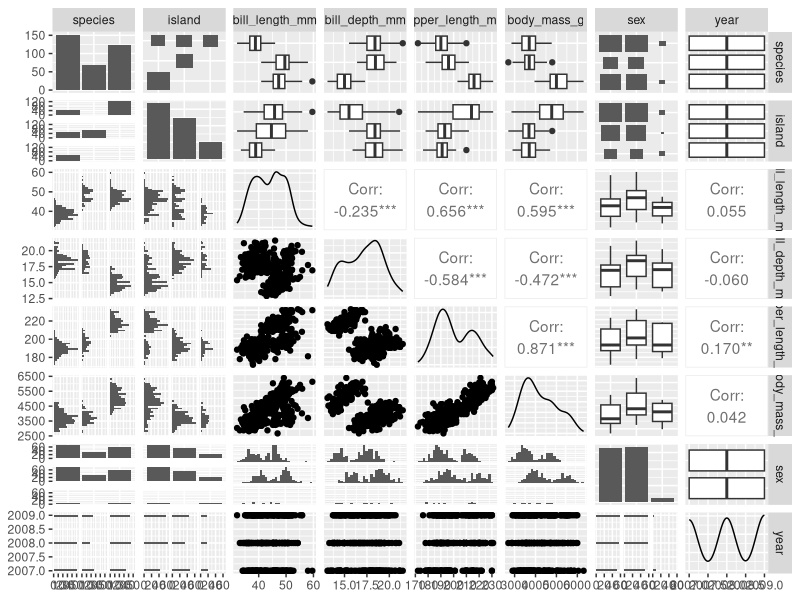
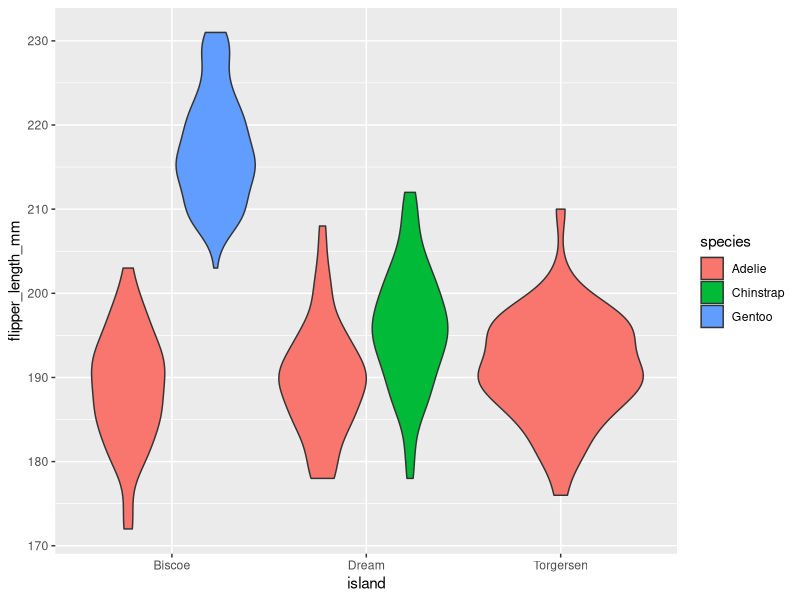
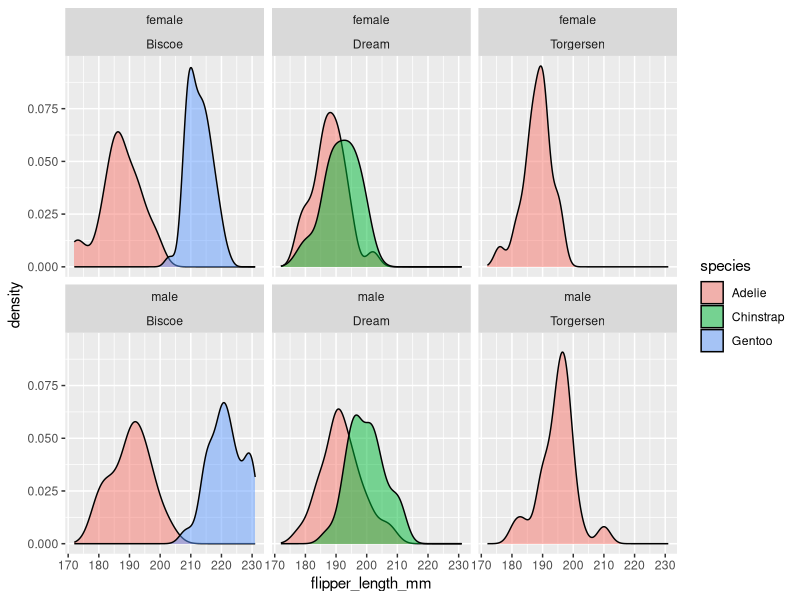
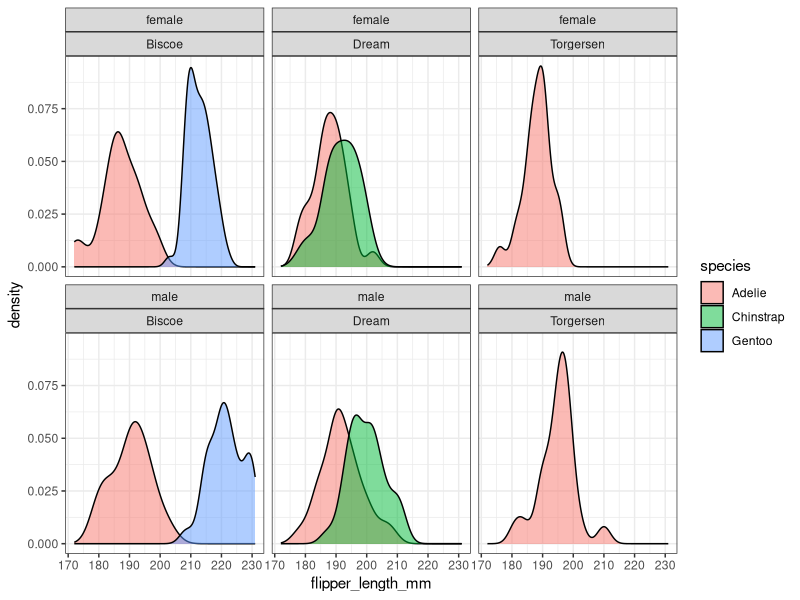

The R script that drew these images, in order: (Note: this script raises an error after producing the figures.)
library(tidyverse)




install.packages("palmerpenguins")
library(palmerpenguins)

palmerpenguins::penguins

penguins %>% names()
# 
# Find your outcome variables
#   flipper_length_mm
#   
# What predictor variables?
#     island,species, sex, year

penguins

library()

install.packages("GGally")

library(GGally)

#"::" is from GG ally, use ggpairs


GGally::ggpairs(penguins)

?ggplot

penguins %>% 
  ggplot(aes(y=flipper_length_mm,
             x=island,
             fill=species)) + #set 'global' mapping # which variables to which aspects of the plot
  geom_violin()

penguins$sex %>% unique()

p <- 
penguins[!is.na(penguins$sex),] %>% 
  ggplot(aes(x=flipper_length_mm, 
             fill=species)) +
  geom_density(alpha=0.5)+
  facet_wrap(~sex*island)

class(p)

p

p+
  theme_bw()


#data
#how to map variables (column names) to parts of a plot
#what to draw
#facets
#scales
#customize theme


#make a plot of body_mass_g with some x axis

ggplot

head(penguins)

penguins %>% 
  ggplot(aes(x=bill_depth_mm,
             y=body_mass_g,
             color=species))+
  geom_boxplot() +
#  facet_wrap(~island)

penguins %>% 
  ggplot(aes(x=bill_length_mm,
             y=body_mass_g,
             size=flipper_length_mm,
             color=species)) +
  geom_point(alpha=.25) +
#  geom_line(size=1,aes(linetype=sex),color="black")
  geom_smooth(method="lm",se=FALSE)
  
p+
  
  
penguins %>% 
  ggplot(aes(x=bill_length_mm,
             y=body_mass_g,
             color=species))+
  geom_point(alpha=.25)+
  geom_smooth(method="lm")+
  theme_minimal()+
  theme(axis.title = element_text(face = "bold")) +
  labs(x="Bill Length (mm)",
       y="Body Mass (g)",
       color="Species",
       title="Penguin Body Mass, duh",
       subtitle = "Booyah",
       caption = "palmerpenguins data set") +
  scale_color_manual(values=c("Pink","Mustard","Red"))

#See uploaded week 4 day 1 thing on teams I think
